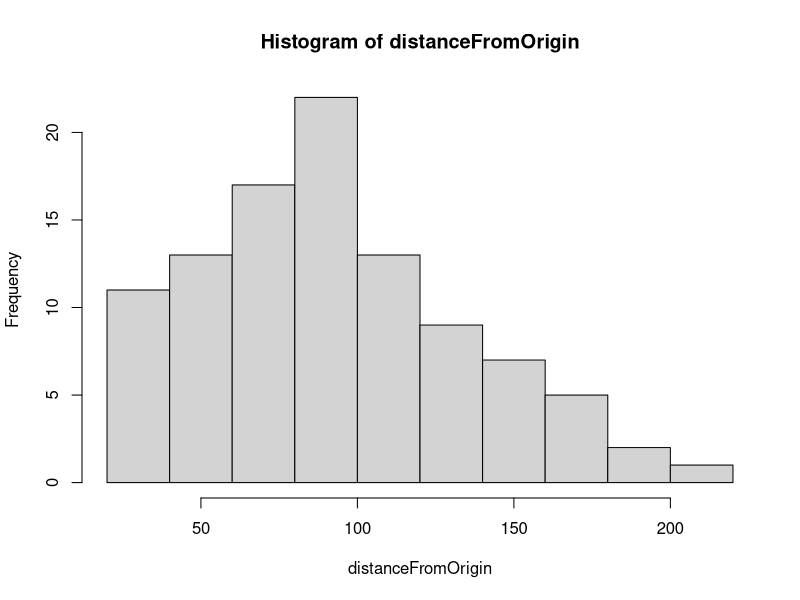

Here is the R script that generated this plot:
set.seed(1)

numberOfseeds = 100;
stepTotal = 10000;
sunRadius = 6.957*10^(10);
speedOfLightInCM = 2.998*10^(10);
meanFreePath = 1; #0.0031
secondPerYear= 3.1e+7
timePerStep = meanFreePath/speedOfLightInCM;
seeds = sample.int(11235813, numberOfseeds);

# sqrt(5.36*10^(13)*meanFreePath*speedOfLightInCM)

distanceFromOrigin = replicate(numberOfseeds,0);

for (i in 1:numberOfseeds) {
 set.seed(seeds[i])
 S0 <- c(0,0,0);
 Sn <- S0;
 steps=0;
 while(steps<stepTotal) #Loop to simulate RW up to a maxSteps
 {
   randomTheta=runif(1, min=0,max=pi); #generate a random polar angle
   randomPhi = runif(1, min=0,max=2*pi); #generate random azimuthal angle
   # define (x,y,z) motions by standard formulae
   x = meanFreePath * sin(randomTheta)*cos(randomPhi); 
   y = meanFreePath * sin(randomTheta)*sin(randomPhi);
   z = meanFreePath * cos(randomTheta);
   SNew = Sn + c(x,y,z); #update the three-space location of the walker
   Sn=SNew; 
   steps = steps +1;
   radialDistance = sqrt((Sn[1])^2+(Sn[2])^2+(Sn[3])^2); #compute the radial dist.1
 }
 distanceFromOrigin[i] = radialDistance;
}
hist(distanceFromOrigin)